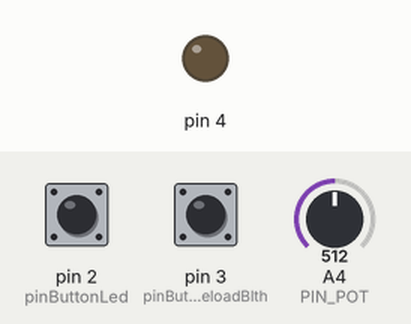
The sketch below on a simulated Arduino Nano, built with avr-gcc and run on an emulated ATmega328P. On the bench: output pins drawn as LEDs (lit = HIGH). Dashed ring = blinking. The inputs (shaded band) are chosen by the test bench; at power-on: pin 2 (pinButtonLed) LOW, pin 3 (pinButtonReloadBlth) LOW, A4 (PIN_POT) = 512.

Above: at 1.2 s.
1.3 s: pin 2 (pinButtonLed) pulled HIGH for 3.2 s
At 2.1 s:
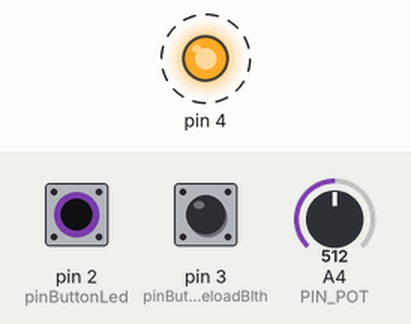
6.0 s: pin 2 (pinButtonLed) pulled HIGH for 0.15 s
At 7.1 s:
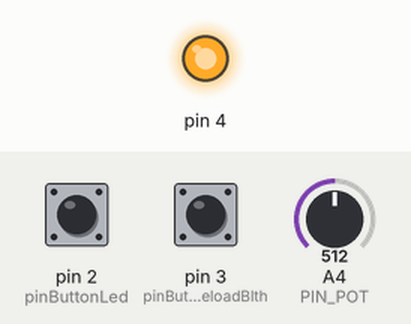
7.6 s: pin 2 (pinButtonLed) pulled HIGH for 1 s
At 8.3 s:
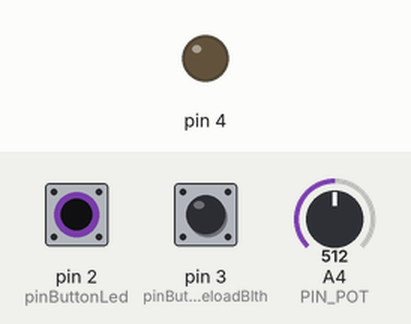
Timing chart, 0 to 10.6 s (numbered marks = the images above; inputs shaded):
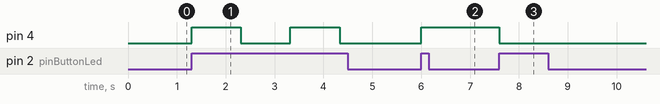

Measured:
- after the input at 1.3 s, pin 4: alternates HIGH for 1.0 s and LOW for 1.0 s, starting at once
- after the input at 6.0 s, pin 4: LOW → HIGH at once
- after the input at 7.6 s, pin 4: HIGH → LOW at once

The sketch:

Sketch.ino
```cpp
#include <Keypad.h>


#include <SoftwareSerial.h>

#define  blueth_RX 0
#define  blueth_TX 1
const int pinButtonLed = 2;
const int pinButtonReloadBlth = 3;
#define PIN_POT A4
bool boxLed = false;
int rotate;

SoftwareSerial mySerial (blueth_TX, blueth_RX);
const byte ROWS = 4;
const byte COLS = 4;
char hexaKeys[ROWS][COLS] = {
  {'A', 'B', 'C', 'D'},
  {'E', 'F', 'G', 'H'},
  {'I', 'J', 'K', 'L'},
  {'M', 'N', 'O', 'P'}
};

byte colPins[COLS] = {9, 10, 11, 12}; //к каким выводам подключаем управление строками
byte  rowPins[ROWS] = {5, 6, 7, 8}; //к каким выводам подключаем управление столбцами

Keypad customKeypad = Keypad( makeKeymap(hexaKeys), rowPins, colPins, ROWS, COLS);

void setup() {
  mySerial.begin(9600);
  pinMode(4, OUTPUT);
  rotate = analogRead(PIN_POT);
}

void loop() {

  char customKey = customKeypad.getKey();//записывем нажатый символ
  int buttonStateLed = digitalRead(pinButtonLed);
  int buttonStateReload = digitalRead(pinButtonReloadBlth);

  //mtx
  if (customKey) { //если что-то нажато
    mySerial.println(customKey);
  }
  ///

  /////////////////////// LED
  if (buttonStateLed) {
    boxLed = boxButtonSettingsLed(boxLed);
    delay(1000);
  }
  /////////////////////////blth reload
  if (buttonStateReload) {
    bluetoothReload();
  }
  ///

  rotate = sendRotate(analogRead(PIN_POT));
}

bool boxButtonSettingsLed(bool flag ) {
  if (!flag) {
    digitalWrite(4, HIGH);
    flag = true;
  } else {
    digitalWrite(4, LOW);
    flag = false;
  }
  delay(10);
  return flag;
}

void bluetoothReload() {
  mySerial.end();
  delay(1000);
  mySerial.begin(9600);
  delay(1000);
}

int sendRotate(int rt) {

  if (rt > (rotate + 50) ) {
    mySerial.println('Q');
    delay(300);
    return rt;
  }
  if (rt < (rotate - 50)) {
    mySerial.println('R');
    delay(300);
    return rt;
  }
  return rotate;
}
```
